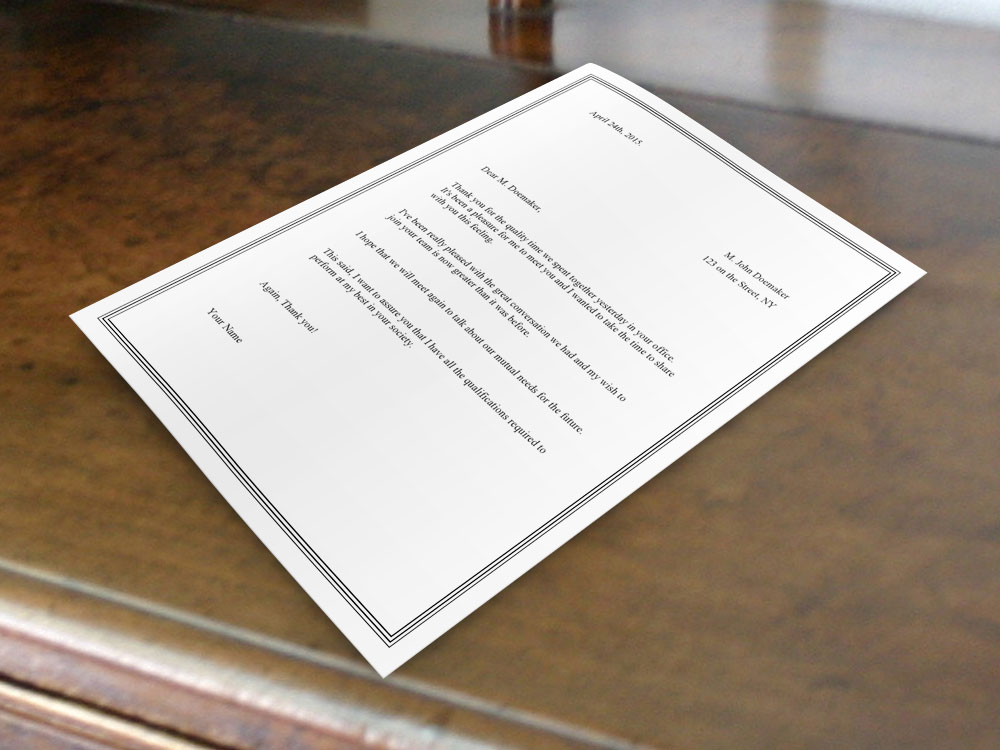
#> input picture Document Scanner/document.jpg, 1000 x 750 px
$ python 'documetn scanner.py'
#> lines starting #> are read from the running program, lines starting #| are printed output that depends on the picture; after the words box and inside, x2 and y2 are one past the last pixel; in counts of white or black regions, pixels touching at a corner belong together
import cv2
import numpy as np

img = cv2.imread("document.jpg")
#> img is the input picture: shape (750, 1000, 3); mean B, G, R 135.5, 148.2, 160.8
imgContours = img.copy()
width, height = 600, 900

def preProcessing(img):
    imgGray = cv2.cvtColor(img,cv2.COLOR_BGR2GRAY)
    imgBlur = cv2.GaussianBlur(imgGray,(5,5),1)
    kernel = np.ones((3,3))
    imgCanny = cv2.Canny(imgBlur,200,200)

    imgDial = cv2.dilate(imgCanny,kernel,iterations=2)
    imgThrash =  cv2.erode(imgDial,kernel,iterations=1)
    # cv2.imshow("imgBlur",imgBlur)
    # cv2.imshow("imgCanny",imgCanny)
    # cv2.imshow("imgThras",imgThrash)
    return imgThrash

def getContours(img):
    contours, _  = cv2.findContours(img,cv2.RETR_EXTERNAL,cv2.CHAIN_APPROX_NONE)
    list_area = []
    approx = np.array([])
    # max_cnt = []
    for cnt in contours:
        area = cv2.contourArea(cnt)
        list_area.append(area)
        max_area = np.max(list_area)
        if area >= max_area:
            # cv2.drawContours(imgContours,cnt,-1,(255,0,0),3)
            peri  = cv2.arcLength(cnt,True)
            approx = cv2.approxPolyDP(cnt,0.02*peri,True)
            # x,y,w,h = cv2.boundingRect(approx)
            cv2.drawContours(imgContours,approx,-1,(255,0,0),20)
    return approx

def getWarp(img, approx):
    cnt1 = np.float32([approx[1],approx[0],approx[2],approx[3]])
    cnt2 = np.float32([[0,0],[width,0],[0,height],[width,height]])

    matrix = cv2.getPerspectiveTransform(cnt1,cnt2)
    imgOutput = cv2.warpPerspective(img,matrix,(width,height))

    return imgOutput

imgThras = preProcessing(img)
#> in preProcessing, `imgGray = cv2.cvtColor(img,cv2.COLOR_BGR2GRAY)`:
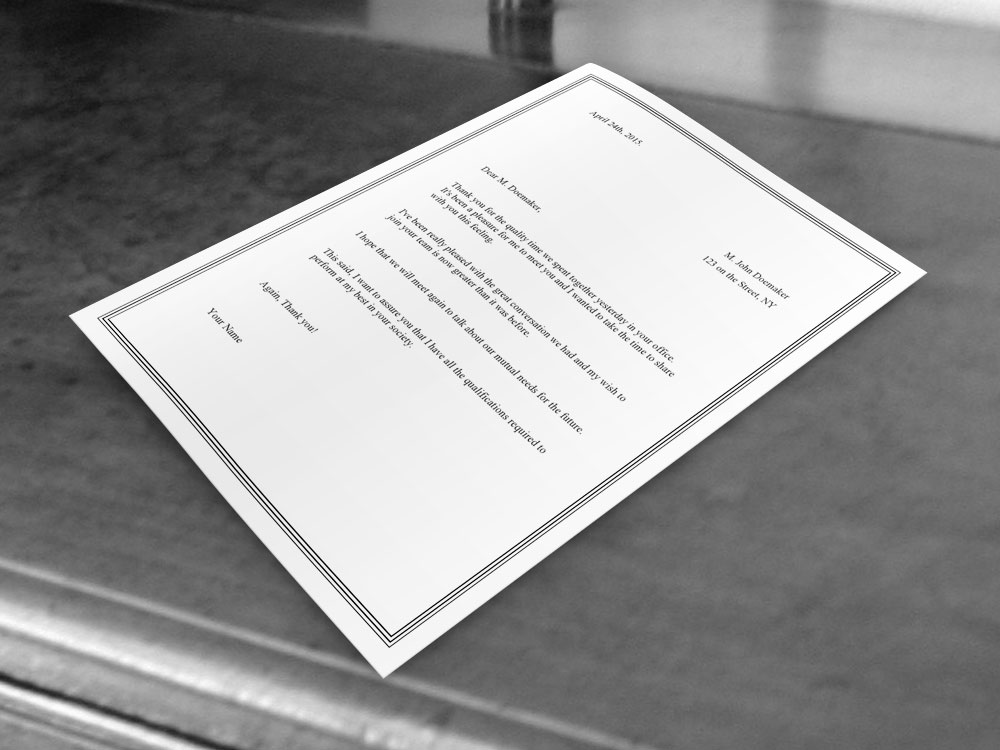
#> imgGray: shape (750, 1000); min 0, max 255, mean 150.5
#> in preProcessing, `imgCanny = cv2.Canny(imgBlur,200,200)`:
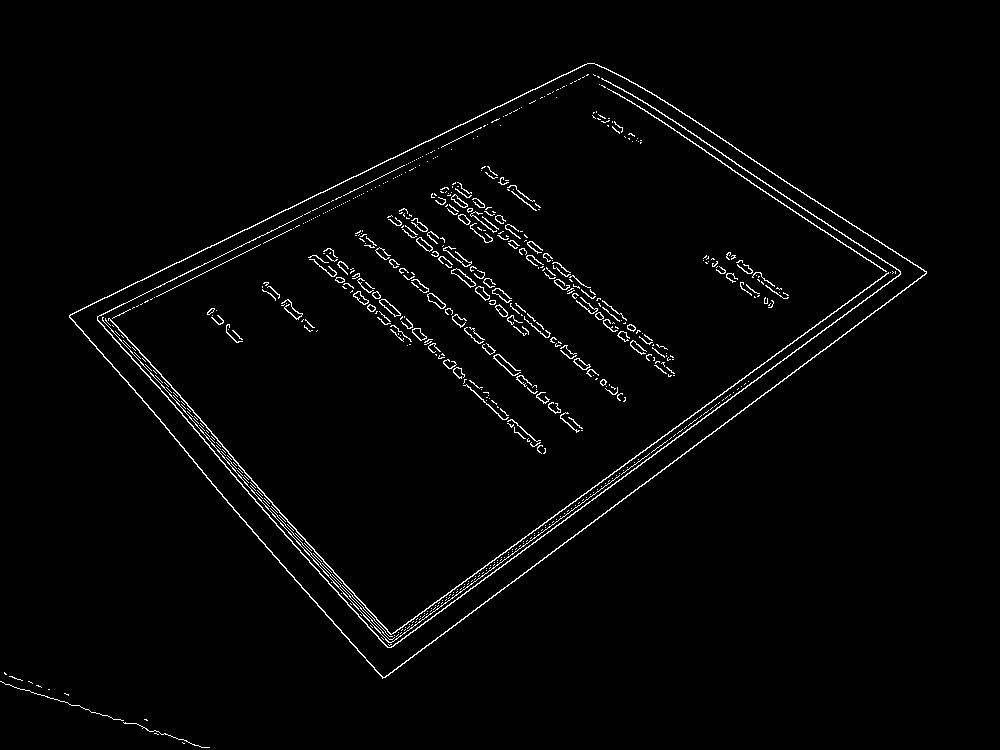
#> imgCanny: shape (750, 1000); 2% white in thin lines or dots, all inside (x1, y1, x2, y2) = (0, 63, 927, 748)
#> in preProcessing, `imgDial = cv2.dilate(imgCanny,kernel,iterations=2)`:
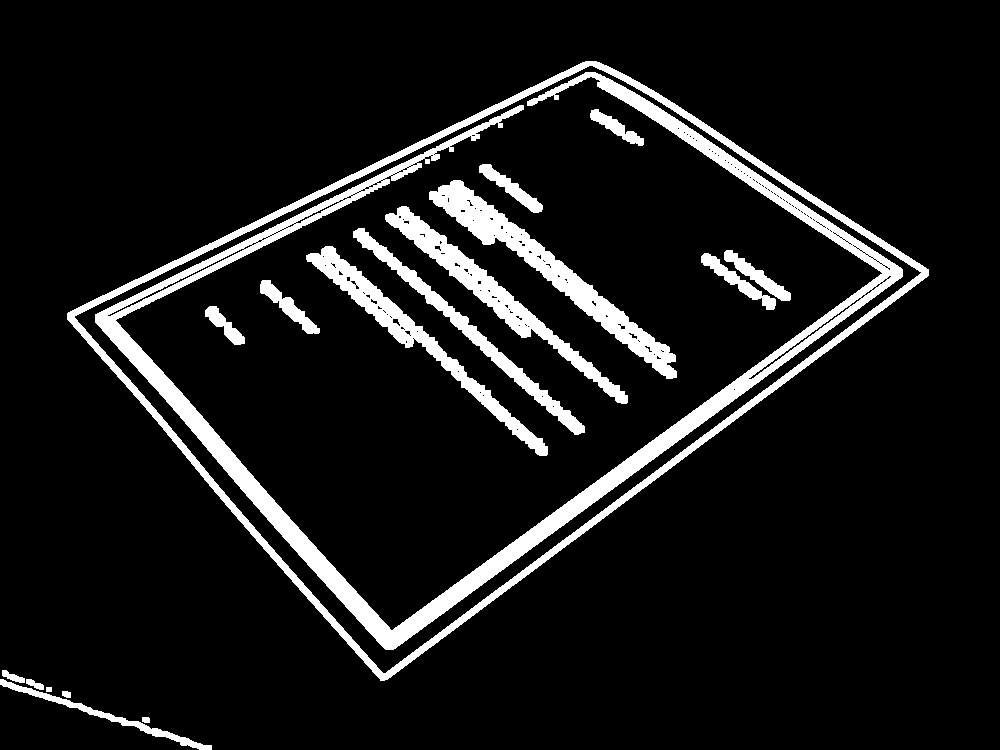
#> imgDial: shape (750, 1000); 9.5% white; 18 white regions, largest, box (x1, y1, x2, y2) and area: (95, 72, 903, 650) 28005, (67, 61, 929, 681) 14696, (429, 180, 677, 379) 7373
#> in preProcessing, `imgThrash =  cv2.erode(imgDial,kernel,iterations=1)`:
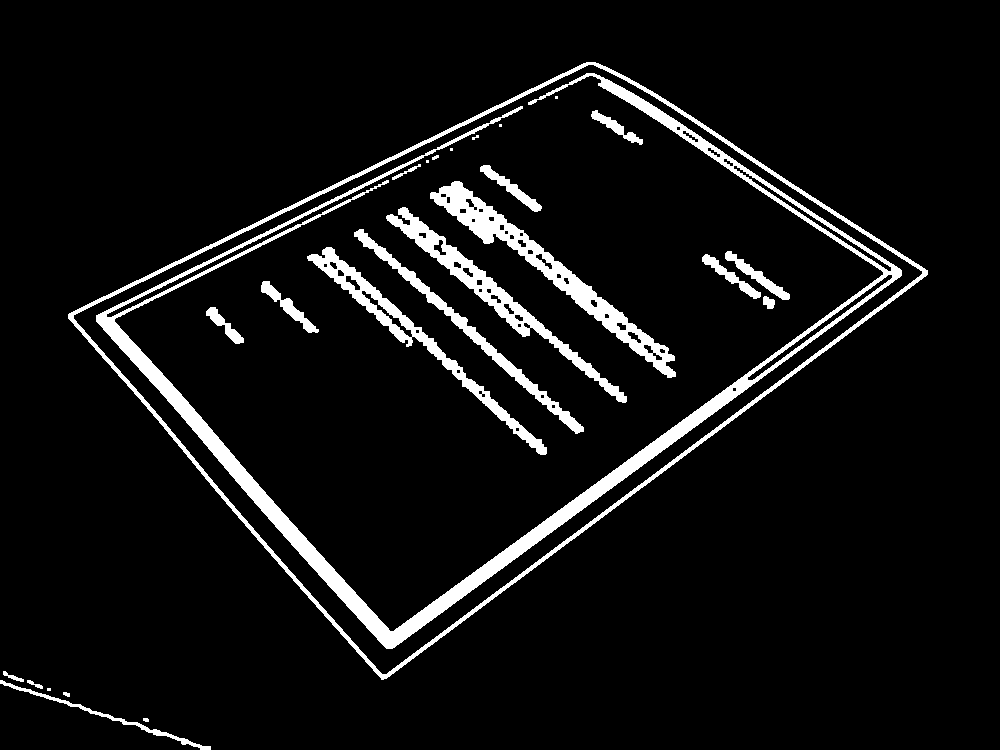
#> imgThrash: shape (750, 1000); 6.8% white; 26 white regions (6 under 20 px)
approx = getContours(imgThras)
#> in getContours, `contours, _  = cv2.findContours(img,cv2.RETR_EXTERNAL,cv2.CHAIN_APPROX..`: contours = 7 contours, 3 with area under 20; largest, box (x1, y1, x2, y2) and area: (68, 62, 928, 680) 265180, (0, 680, 211, 750) 612, (3, 671, 24, 682) 54, (27, 680, 43, 689) 36
#> the loop in getContours, `for cnt in contours:` made 7 passes
#> (area, max_area, peri, approx) on passes 5, 7: (612.5, 612.5, 486.4, [[0, 680], [210, 749]]), (265180, 265180, 2261.9, [[927, 270], [586, 62], [68, 318], [383, 679]])
#> (area, max_area, peri) on pass 4: (36, 36, 40.14)
#> after the loop in getContours, `for cnt in contours:`:
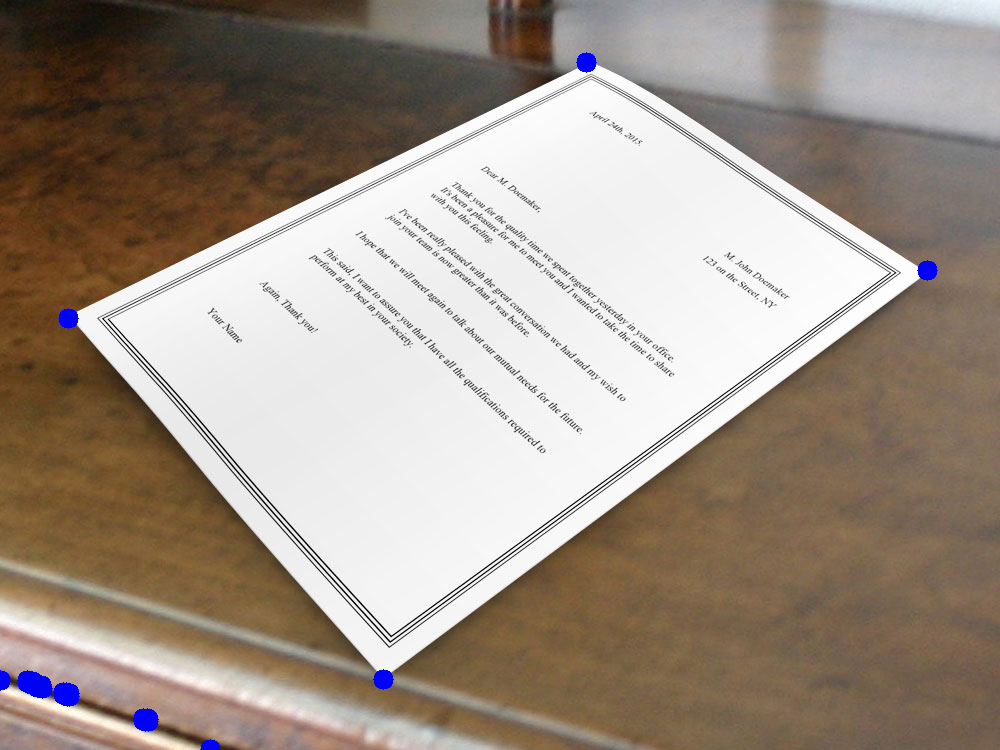
#> imgContours: shape (750, 1000, 3); 0.44% of pixels changed, all inside (x1, y1, x2, y2) = (0, 52, 938, 750)
#> after the loop in getContours, `for cnt in contours:`: list_area = [13, 16.5, 6, 36, 612.5, 54.5, 265180]
#> approx = [[927, 270], [586, 62], [68, 318], [383, 679]]
imgOutput = getWarp(img,approx)
#> in getWarp, `cnt1 = np.float32([approx[1],approx[0],approx[2],approx[3]])`: cnt1 = [[586, 62], [927, 270], [68, 318], [383, 679]]
#> in getWarp, `matrix = cv2.getPerspectiveTransform(cnt1,cnt2)`: matrix = [[1.01, 2.04, -718.5], [-1.3, 2.14, 631.6], [-2.54e-05, 0.00113, 1]]
#> in getWarp, `imgOutput = cv2.warpPerspective(img,matrix,(width,height))`:
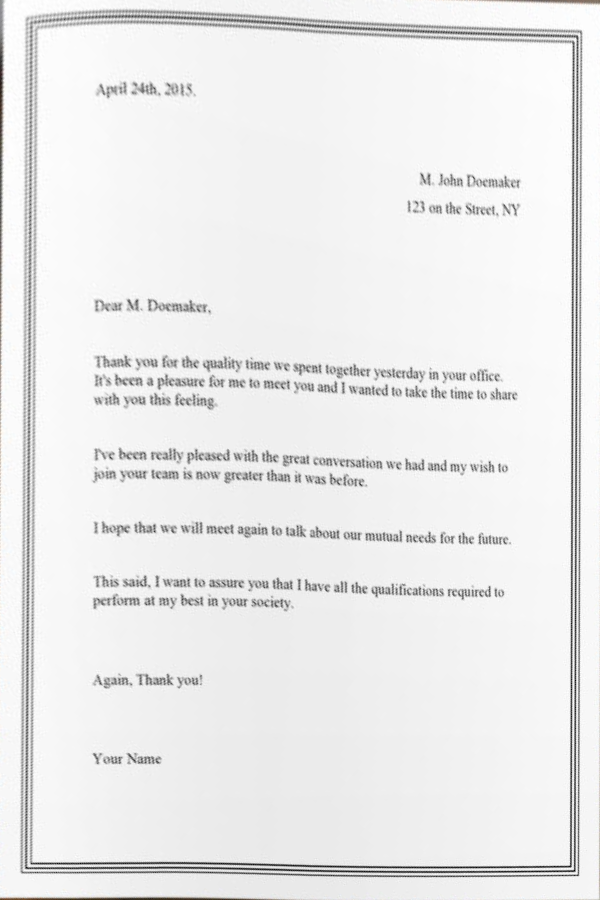
#> imgOutput: shape (900, 600, 3); mean B, G, R 235.4, 235.4, 235.5

cv2.imshow("Image",img)
cv2.imshow("ImgContours",imgContours)
cv2.imshow("ImgOutput",imgOutput)
cv2.waitKey(0)
